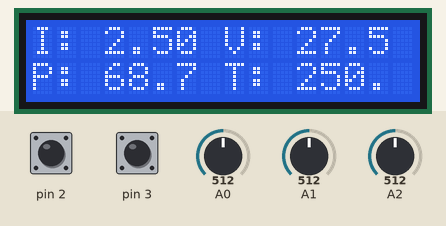
This sketch was run on a simulated Arduino Uno, built for the host (arithmetic inside an expression is 32-bit, double 64-bit). On the bench: 16×2 character LCD. The inputs (shaded band) are chosen by the test bench; at power-on: A0 = 512, A1 = 512, A2 = 512, pin 2 HIGH, pin 3 HIGH. What the sketch prints to the serial monitor is not drawn.

Above: at 5.2 s.
5.3 s: A0 set to 716
At 8.1 s:
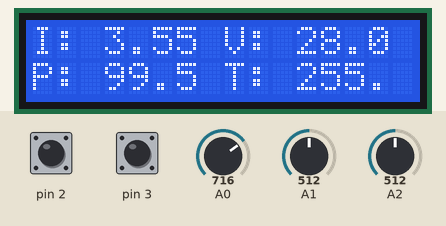
8.3 s: A1 set to 716
At 10.1 s:
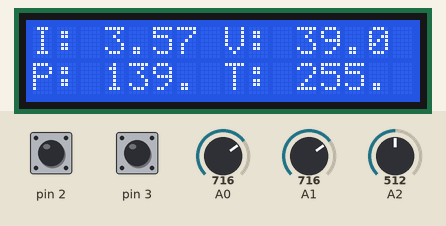
11.3 s: A2 set to 716
At 13.3 s:
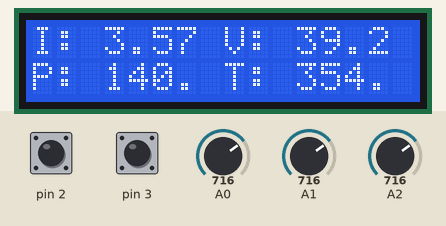
14.3 s: A0 set to 900
At 16.5 s:
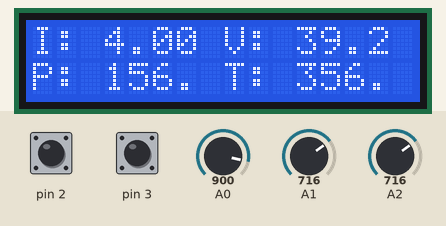
17.3 s: A1 set to 900
At 19.7 s:
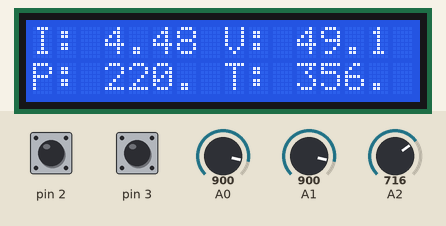
20.3 s: A2 set to 900
At 22.9 s:
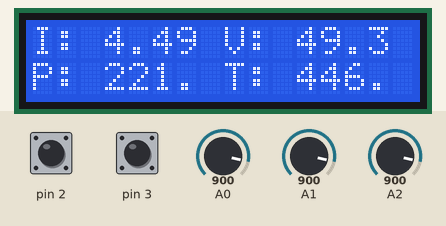
Timing chart, 0 to 24.3 s (numbered marks = the images above; inputs shaded):
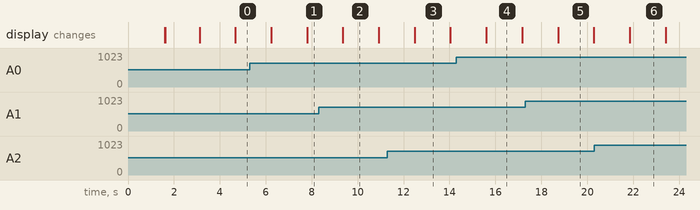

Measured:
- after the input at 8.3 s, the display: changes after 1.1 s (image 2)
- after the input at 11.3 s, the display: changes after 1.2 s (image 3)
- after the input at 14.3 s, the display: changes after 1.3 s (image 4)
- after the input at 20.3 s, the display: changes after 1.6 s (image 6)
- what the display in image 2 shows lasts 1.5 s, from 9.4 s to 10.9 s

The sketch:

ARDUINO_Carga_Electronica_con_DAC_y_LCD.ino
```cpp
#include <Wire.h>
#include <Adafruit_MCP4725.h>
#include<LiquidCrystal_I2C.h>
LiquidCrystal_I2C lcd(0x27, 16, 2);
Adafruit_MCP4725 dac;
//Variables para multitarea
int periodo1 = 5;
int periodo2 = 500;
unsigned long TiempoAhora1 = 0;
unsigned long TiempoAhora2 = 0;
//Variables para mediciones
int dacVal = 0;
float pVal = 0;
float vVal = 0;
float iVal = 0;
float tVal = 0;
//Variable para referencia interna de Arduino
float ADCvRef = 0;
//Macros para curva segura de IRFZ44N
#define PMAX 300
#define VMAX 50
#define IMAX 30
#define TMAX 50
//Macro para promedio de ADC
#define MUESTRAS 50

int vRefADC(){
   long result;
   // Lee 1.1V de referencia interna respecto a Vdd
   ADMUX = _BV(REFS0) | _BV(MUX3) | _BV(MUX2) | _BV(MUX1);
   delay(2); //Espera a que Vdd se estabilice.
   ADCSRA |= _BV(ADSC);
   while (bit_is_set(ADCSRA,ADSC));
   result = ADCL;
   result |= ADCH<<8;
   result = 1125300L / result; //Recalcula la tension en mV
   return result;
}

void isrUp(void){
   if(pVal<PMAX){
      if(iVal<IMAX){
         if(vVal<VMAX){
            if(dacVal<50)
               dacVal++;
         }
      }
   }
}

void isrDown(void){
   if(dacVal>0)
      dacVal--;
}

void update(void){
   int i;
   for(i=0;i<MUESTRAS;i++){
      iVal = iVal + analogRead(A0)*ADCvRef/1024.0;
      delay(10);
   }
   for(i=0;i<MUESTRAS;i++){
      vVal = vVal + (analogRead(A1)*ADCvRef/1024.0)*11.0;
      delay(10);
   }
   for(i=0;i<MUESTRAS;i++){
      tVal = tVal + (analogRead(A2)*ADCvRef/1024.0)*100.0;
      delay(10);
   }
   iVal = iVal/MUESTRAS;
   vVal = vVal/MUESTRAS;
   tVal = tVal/MUESTRAS;
   pVal = iVal * vVal;
   if(tVal<TMAX)
      dac.setVoltage(map(dacVal,0,50,0,4095), false);
   else
      dac.setVoltage(1, false);
}

void lcdValue(void){
   lcd.setCursor(0, 0);
   lcd.print("I: ");
   lcd.setCursor(3, 0);
   lcd.print(iVal);
   lcd.setCursor(7, 0);
   lcd.print(" ");
   lcd.setCursor(8, 0);
   lcd.print("V: ");
   lcd.setCursor(11, 0);
   lcd.print(vVal);
   lcd.setCursor(15, 0);
   lcd.print(" ");
   lcd.setCursor(0, 1);
   lcd.print("P: ");
   lcd.setCursor(3, 1);
   lcd.print(pVal);
   lcd.setCursor(7, 1);
   lcd.print(" ");
   lcd.setCursor(8, 1);
   lcd.print("T: ");
   lcd.setCursor(11, 1);
   lcd.print(tVal);
   lcd.setCursor(15, 1);
   lcd.print(" ");
}

void serialDebug(void){
   Serial.print("I: ");
   Serial.print(iVal);
   Serial.print(" | V: ");
   Serial.print(vVal);
   Serial.print(" | P: ");
   Serial.print(pVal);
   Serial.print(" | T: ");
   Serial.println(tVal);
}

void setup(){
   lcd.begin();
   lcd.backlight();
   lcd.clear();
   lcd.setCursor(0, 0);
   lcd.print("Carga Electronic");
   lcd.setCursor(0, 1);
   lcd.print("Electgpl");
   Serial.begin(9600);
   dac.begin(0x62);
   pinMode(2, INPUT_PULLUP);
   pinMode(3, INPUT_PULLUP);
   attachInterrupt(digitalPinToInterrupt(2), isrUp, FALLING);
   attachInterrupt(digitalPinToInterrupt(3), isrDown, FALLING);
   dac.setVoltage(1, false);
   delay(1500);
   lcd.clear();
   lcd.setCursor(0, 0);
   lcd.print("Tension Fuente");
   Serial.println("Midiendo Tension de Fuente");
   ADCvRef = vRefADC()/1000.0;
   Serial.print("ADCvRef:  ");
   Serial.println(ADCvRef);
   lcd.setCursor(0, 1);
   lcd.print(ADCvRef);
   delay(1500);
   lcd.clear();
}

void loop(){
   if(millis() - TiempoAhora1 > periodo1){
      TiempoAhora1 = millis();
      update();
   }
   if(millis() - TiempoAhora2 > periodo2){
      TiempoAhora2 = millis();
      serialDebug();
      lcdValue();
   }
}
```
